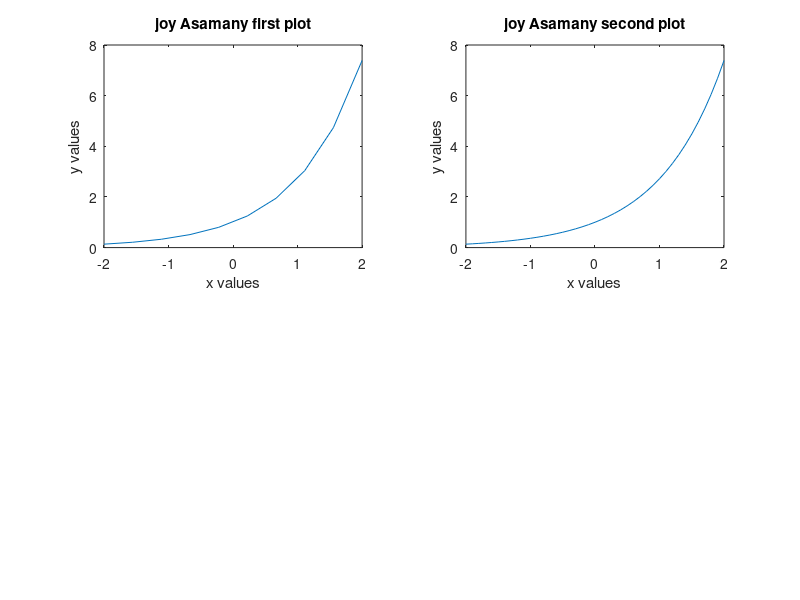

Write the MATLAB code that produced this figure.
x=linspace(-2,2,10);
y=-2:0.1:2;
joy=exp(x);
asamany=exp(y);
subplot(2,2,1);
plot(x,joy);
title('joy Asamany first plot');
xlabel('x values');
ylabel('y values');
subplot(2,2,2);
plot(y,asamany);
title('joy Asamany second plot');
xlabel('x values');
ylabel('y values');